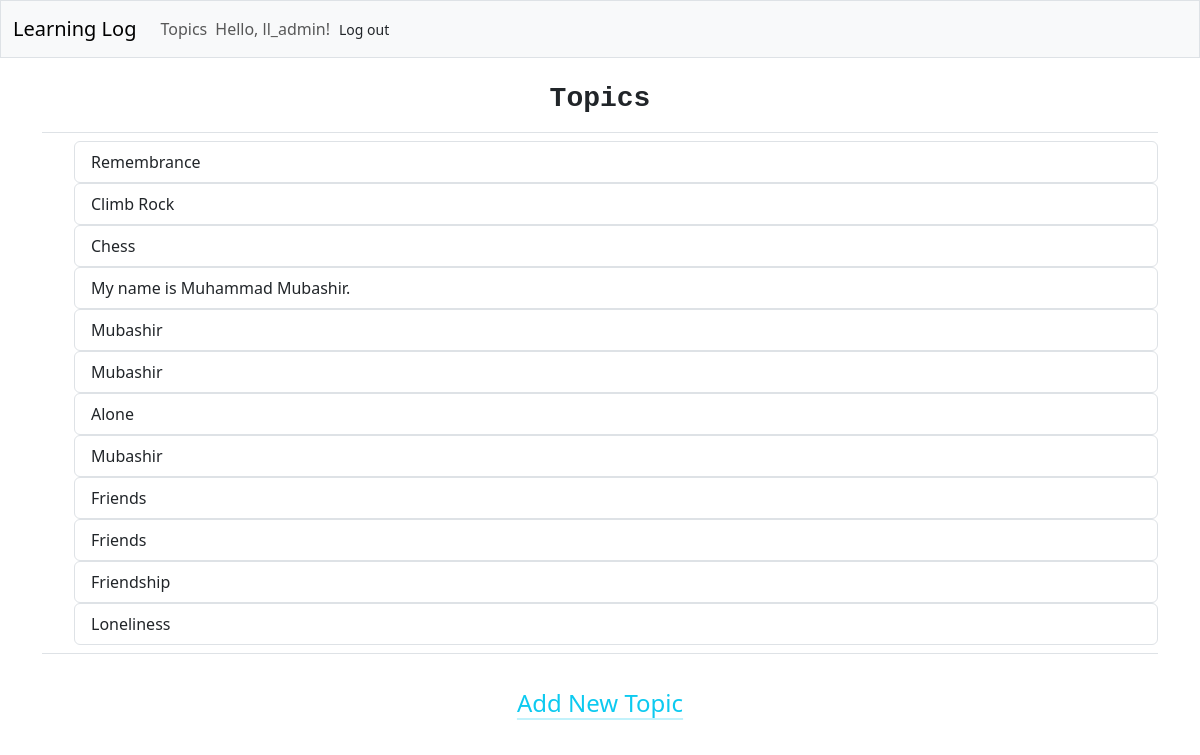
The app's page /topic/ (signed in) with its own data.
### learning_log/models.py (models this page shows, shortened)
class Topic(models.Model):
    text = models.CharField(max_length=200)
    date_added = models.DateTimeField(auto_now_add=True)
    owner = models.ForeignKey(User, on_delete=models.CASCADE)

### learning_log/views.py (the view)
# urls.py: path('topic/', views.topic, name='topic'),
@login_required
def topic(request):
    topics = Topic.objects.filter(owner=request.user).order_by('date_added')
    context = {'topics': topics}
    return render(request, 'learning_log/topic.html', context)

### learning_log/templates/learning_log/topic.html
{% extends 'learning_log/base.html' %}
{% block page_header %}
<h3 class="font-monospace fs-3 fw-bolder text-center">Topics</h3>
{% endblock page_header %}
{% block content %}
<ul class="list-gorup border-bottom pb-2 mb-4">
    {% for topic in topics %}
        <li class="list-group list-gorup-flush">
          <a class="list-group-item" href="{% url 'learning_log:topics' topic.id %}">
            {{topic.text}}
          </a>
        </li>
    {% empty %}
      <li class="list-gorup-item">No topic have been added yet.</li>
    {% endfor %}
</ul>
<div class="d-grid gap-2 col-6 mx-auto">
  <button class="btn btn-primary-emphasis" type="button"><a href="{% url "learning_log:new_topic" %}"
    class="link-info link-offset-2 link-underline-opacity-25 link-underline-opacity-100-hover fs-4">Add New Topic</a></button>
</div>
{% endblock content %}

### learning_log/templates/learning_log/base.html (shortened to what this page needs)
<!DOCTYPE html>
<html lang="en">
<head>
    {% load django_bootstrap5 %}
    {% bootstrap_css %}
</head>
<body>
    <nav class="navbar navbar-expand-md navbar-light bg-light mb-4 border">
        <div class="container-fluid">
            <a href="{% url "learning_log:index" %}" class="navbar-brand">Learning Log</a>
            <div class="collapse navbar-collapse" id="navbarCollapse">
                <ul class="navbar-nav" me-auto mb-2 mb-md-0>
                    <li class="nav-item">
                        <a href="{% url "learning_log:topic" %}" class="nav-link">
                            Topics
                        </a>
                    </li>
                </ul>
                <ul class="navbar-nav" ms-auto mb-2 mb-md-0>
                    {% if user.is_authenticated %}
                    <li class="nav-item">
                        <spam class="navbar-text" me-2>
                           Hello, {{ user.username  }}!
                        </spam>
                    </li>
                    {% endif %}
                </ul>
                <div class="justify-content-end">
                    {% if user.is_authenticated %}
                    <form action="{% url "accounts:logout" %}" method='post'>
                        <button name='submit' class="btn btn-outline-secondry btn-sm ">
                            Log out
                        </button>
                    </form>
                {% endif %}
                </div>
            </div>
        </div>
    </nav>
    <main class="container">
        <div class="pb-2 mb-2 border-bottom">
            {% block page_header %}{% endblock page_header %}
        </div>
        <div>
            {% block content %}{% endblock content %}
        </div>
    </main>
</body>
</html>

### records on screen
Topic: text "Remembrance"
Topic: text "Climb Rock"
Topic: text "Chess"
Topic: text "My name is Muhammad Mubashir."
Topic: text "Mubashir"
Topic: text "Mubashir"
Topic: text "Alone"
Topic: text "Mubashir"
Topic: text "Friends"
Topic: text "Friends"
Topic: text "Friendship"
Topic: text "Loneliness"

### other values on screen
{{ user.username }} "ll_admin"
